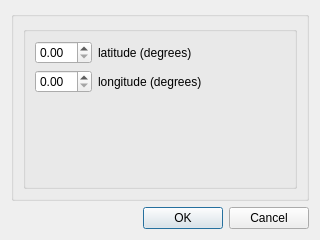
<?xml version="1.0" encoding="UTF-8"?>
<ui version="4.0">
 <class>AddMarkerDialog</class>
 <widget class="QDialog" name="AddMarkerDialog">
  <property name="geometry">
   <rect>
    <x>0</x>
    <y>0</y>
    <width>320</width>
    <height>240</height>
   </rect>
  </property>
  <property name="windowTitle">
   <string>Dialog</string>
  </property>
  <layout class="QVBoxLayout" name="verticalLayout">
   <item>
    <widget class="QGroupBox" name="groupBox">
     <property name="title">
      <string/>
     </property>
     <layout class="QHBoxLayout" name="horizontalLayout">
      <item>
       <widget class="QGroupBox" name="groupBox_2">
        <property name="title">
         <string/>
        </property>
        <layout class="QFormLayout" name="formLayout">
         <item row="0" column="0">
          <widget class="QDoubleSpinBox" name="latSpinBox"/>
         </item>
         <item row="1" column="0">
          <widget class="QDoubleSpinBox" name="lonSpinBox"/>
         </item>
         <item row="0" column="1">
          <widget class="QLabel" name="label">
           <property name="text">
            <string>latitude (degrees)</string>
           </property>
          </widget>
         </item>
         <item row="1" column="1">
          <widget class="QLabel" name="label_2">
           <property name="text">
            <string>longitude (degrees)</string>
           </property>
          </widget>
         </item>
        </layout>
       </widget>
      </item>
     </layout>
    </widget>
   </item>
   <item>
    <widget class="QDialogButtonBox" name="buttonBox">
     <property name="orientation">
      <enum>Qt::Orientation::Horizontal</enum>
     </property>
     <property name="standardButtons">
      <set>QDialogButtonBox::StandardButton::Cancel|QDialogButtonBox::StandardButton::Ok</set>
     </property>
    </widget>
   </item>
  </layout>
 </widget>
 <resources/>
 <connections>
  <connection>
   <sender>buttonBox</sender>
   <signal>accepted()</signal>
   <receiver>AddMarkerDialog</receiver>
   <slot>accept()</slot>
   <hints>
    <hint type="sourcelabel">
     <x>248</x>
     <y>254</y>
    </hint>
    <hint type="destinationlabel">
     <x>157</x>
     <y>274</y>
    </hint>
   </hints>
  </connection>
  <connection>
   <sender>buttonBox</sender>
   <signal>rejected()</signal>
   <receiver>AddMarkerDialog</receiver>
   <slot>reject()</slot>
   <hints>
    <hint type="sourcelabel">
     <x>316</x>
     <y>260</y>
    </hint>
    <hint type="destinationlabel">
     <x>286</x>
     <y>274</y>
    </hint>
   </hints>
  </connection>
 </connections>
</ui>
